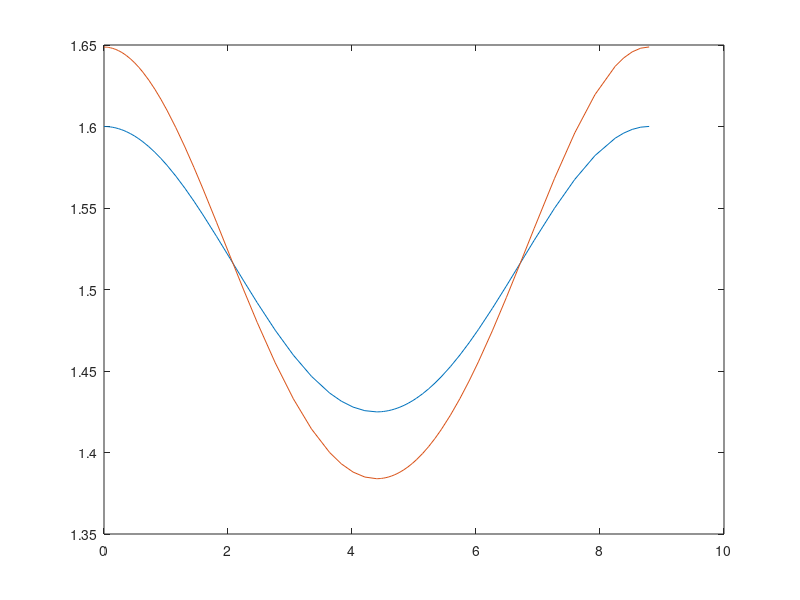

Source code (MATLAB):
function IVP_onePeriod()
    mu=-1.1;
    b=1;
    kappa=1;
    
    function res = derivatives(~,X)
        V = X(1);
        Vx = X(2);
        Vxx = 1/kappa*(V-exp(mu+b*V));

        res = [Vx; Vxx];
    end

    function [val,isterminal,direction] = events(~,X)
        val = X(2);
        isterminal = 1;
        direction = 0;
    end

    opts=odeset('Events',@events);
    
    [X1 Y1] = ode45(@derivatives,[0,inf],[1.6,0],opts);
    [X2 Y2] = ode45(@derivatives,[X1(end),inf],[Y1(end,1),0],opts);
    
    Y = [Y1; Y2];
    X = [X1; X2];
    V = Y(:,1);
    U = exp(b*V+mu);
    plot(X,[V,U])
end